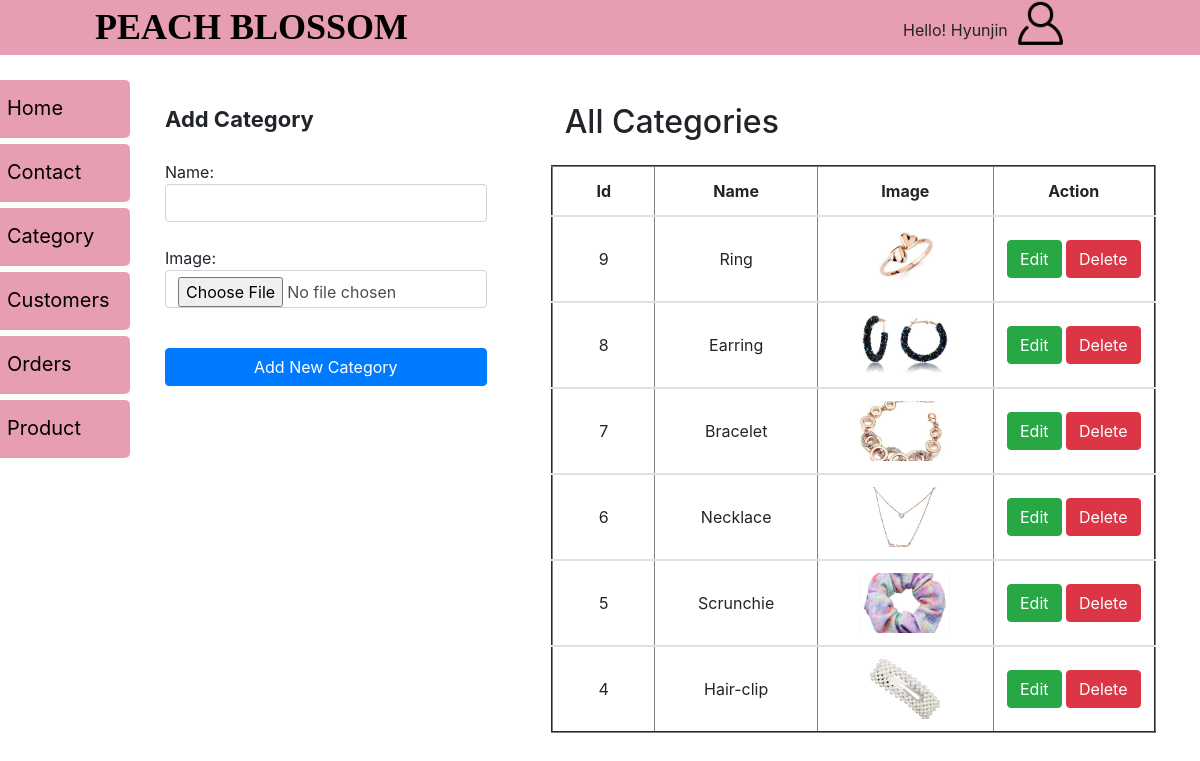
/Admin/category/category.php (signed in), run on the app's committed database.
### tables this page shows
CREATE TABLE `category` (
  `CATEGORY_ID` int(11) NOT NULL,
  `CATEGORY_NAME` varchar(15) NOT NULL,
  `IMAGE` varchar(300) NOT NULL
);

### Admin/category/category.php (the view, shortened to what this page needs)
<?php
    require "dashboard.php";
  ?>
    <?php
	$erna=$erim="";
	 $conn = new mysqli("localhost","root","","peachblossom");
?>
 <div class="main">
<div class="row my-5">
	<div class="col-md-4">
		<form method="post" action="" name="sign" enctype="multipart/form-data">
			<div class="form-group">
				<span style="font-size:22px;"><b>Add Category</b></span><br><br>
			  	Name: <input class="form-control" type="text" name="name"><span class="error"><?php echo $erna;?></span><br>
				Image:<input class="form-control" type="file" name="image" accept="image/*"><span class="error"><?php echo $erim;?></span><br>
				<button type="submit" class="btn btn-block btn-primary my-3" name="category" onclick="return add()">Add New Category</button>
			</div>
		 </form>
	</div>
		<div class="col-md-8">
		<h2 class="ml-5">All Categories</h2>
		<div class="col-md d-flex justify-content-center">
<table class="table" border="2">
  <thead>
    <tr>
      <th scope="col">Id</th>
      <th scope="col">Name</th>
      <th scope="col">Image</th>
      <th scope="col">Action</th>
    </tr>
  </thead>
  <?php
  $sql = "SELECT * FROM category ORDER BY category_id DESC ";
        $result = $conn->query($sql);
        if($result->num_rows>0){
        while($row=$result->fetch_assoc()){
          ?>
  <tbody>
    <tr>
      <td><?php echo $row['CATEGORY_ID'];?></td>
       <td><?php echo $row['CATEGORY_NAME'];?></td>
      <td><img class="img" src="../productimage/<?php echo $row['IMAGE'];?>">
      </td>
      <td><a href="edit.php?editcategory=<?php echo $row["CATEGORY_ID"];?>"><button class="btn btn-success">Edit</button></a>
      <a href="delete.php?deletecategory=<?php echo $row["CATEGORY_ID"];?>"><button class=" btn btn-danger">Delete</button></a>
      </td>
    </tr>
  </tbody>
  <?php
}}?>
</table>
</div>
</div>
</div>
</div>

### Admin/css/dash.css (style rules this page uses)
a { color: black !important; }
.main { margin-left: 155px; padding: 0px 10px; }
.table { text-align: center; width:94% !important; margin-top: 1pc; }
.img { height:5pc; width: 100%; }
td { width:150pc; vertical-align: middle !important; }
.img { height: 60px; width:90px; object-fit: cover; }

### data on the page
category: CATEGORY_ID "9", CATEGORY_NAME "Ring", IMAGE (picture)
category: CATEGORY_ID "8", CATEGORY_NAME "Earring", IMAGE (picture)
category: CATEGORY_ID "7", CATEGORY_NAME "Bracelet", IMAGE (picture)
category: CATEGORY_ID "6", CATEGORY_NAME "Necklace", IMAGE (picture)
category: CATEGORY_ID "5", CATEGORY_NAME "Scrunchie", IMAGE (picture)
category: CATEGORY_ID "4", CATEGORY_NAME "Hair-clip", IMAGE (picture)

### other printed values
$_SESSION['user'] "Hyunjin"
